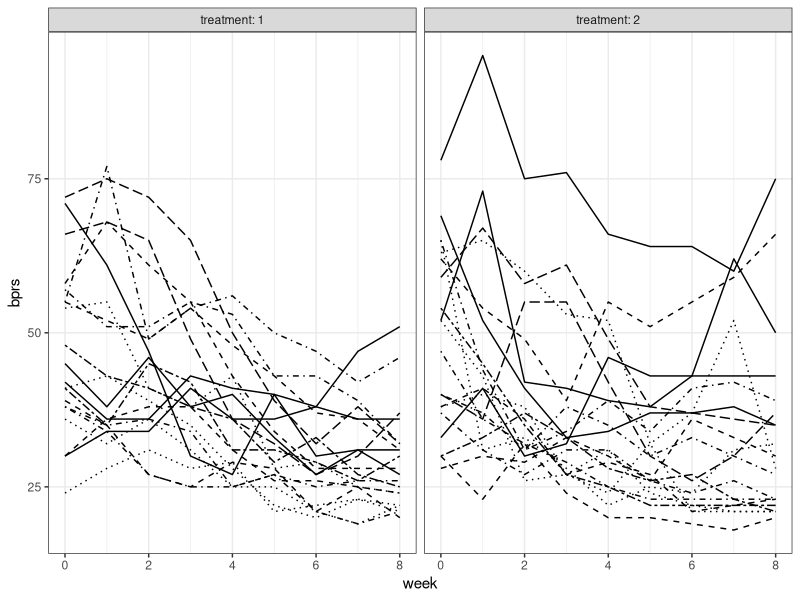
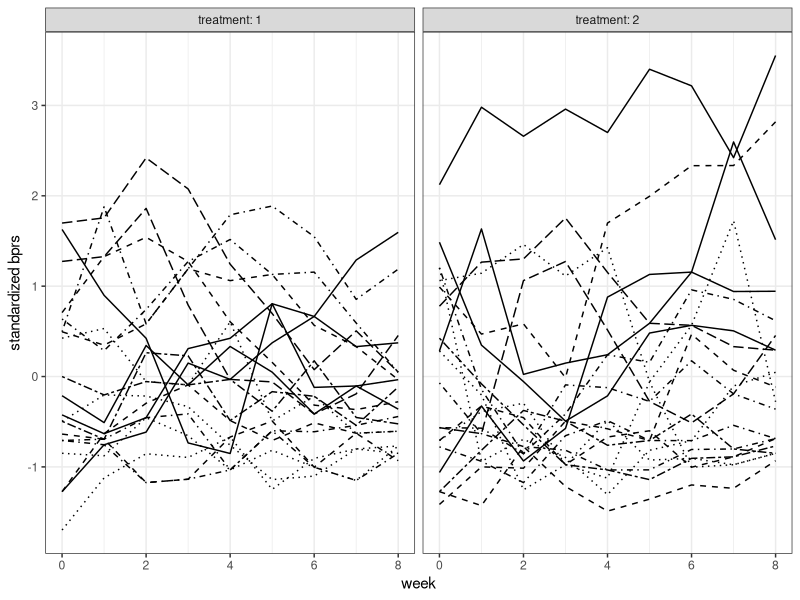
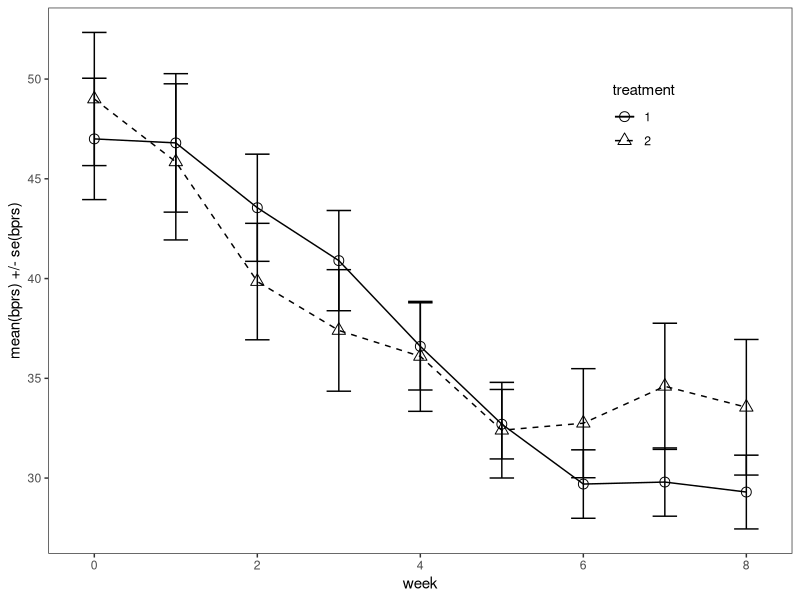
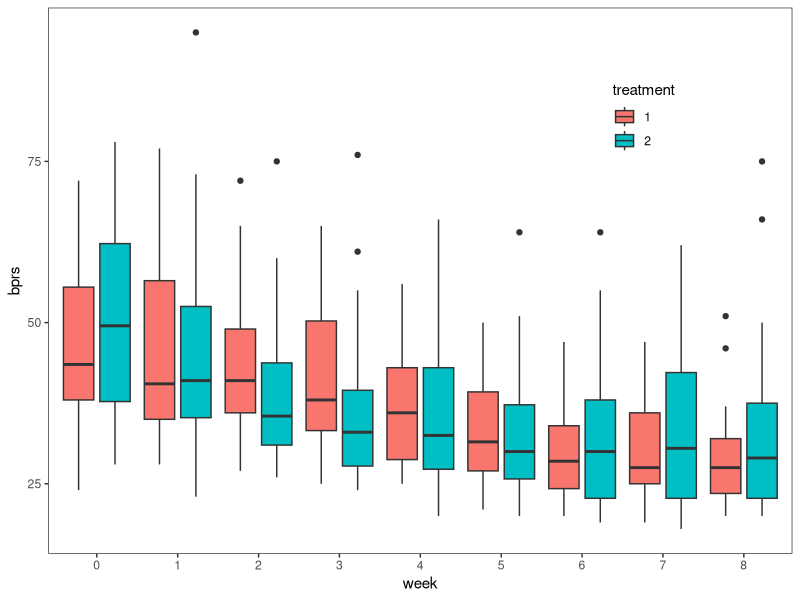
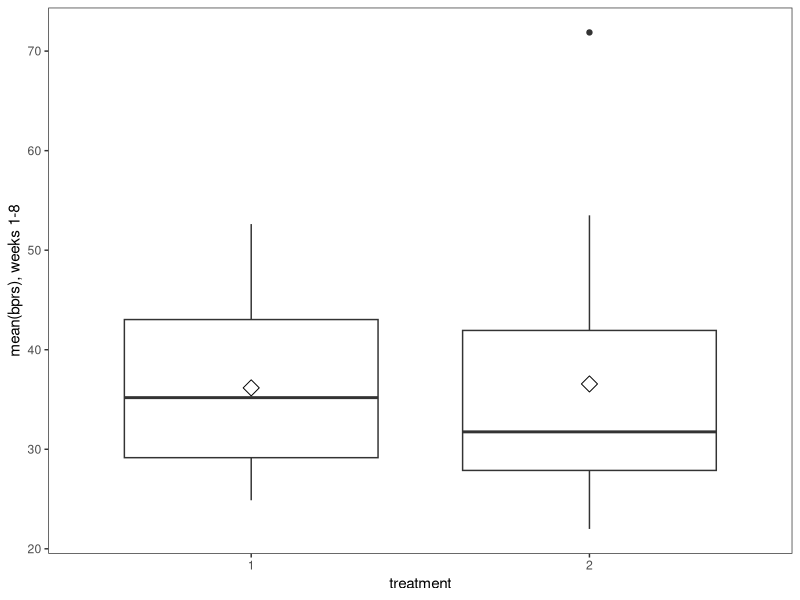
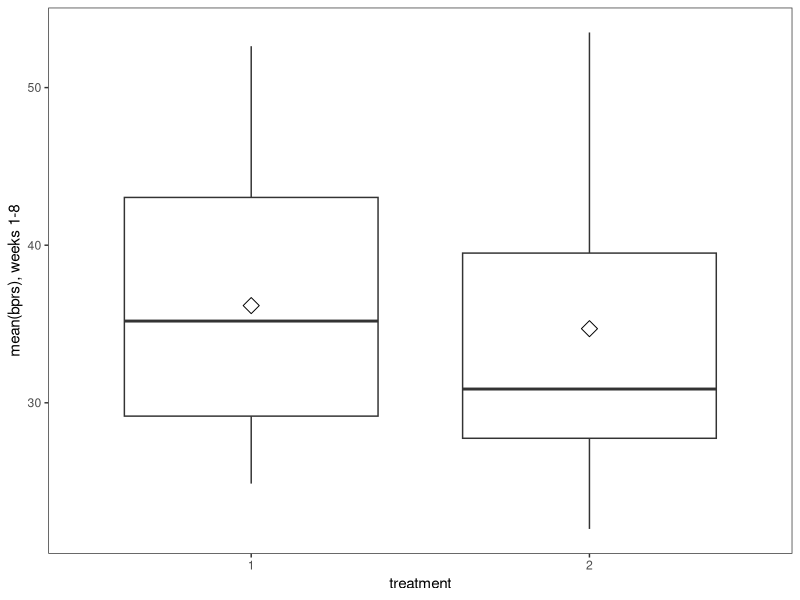

R code for these plots, in order:
## ---- chunk 1
knitr::opts_chunk$set(echo = TRUE)
## ---- chunk 2
library(tidyr); library(dplyr); library(ggplot2)

BPRS <- read.table("data/BPRS.txt", sep = ' ', header = TRUE)
BPRS <- within(BPRS, {
    treatment <- factor(treatment)
      subject <- factor(subject)
})

glimpse(BPRS)
head(BPRS)
tail(BPRS)

# Convert data to long form:
BPRSL <- gather(BPRS, key = weeks, value = bprs, week0:week8) %>%
  mutate(week = as.integer(substr(weeks, 5, 5)))

glimpse(BPRSL)
head(BPRSL)
tail(BPRSL)
## ---- chunk 3
p1 <- ggplot(BPRSL, aes(x = week, y = bprs, linetype = subject))
p2 <- p1 + geom_line() + scale_linetype_manual(values = rep(1:10, times=4))
p3 <- p2 + facet_grid(. ~ treatment, labeller = label_both)
p4 <- p3 + theme_bw() + theme(legend.position = "none")
p5 <- p4 + theme(panel.grid.minor.y = element_blank())
p6 <- p5 + scale_y_continuous(limits = c(min(BPRSL$bprs), max(BPRSL$bprs)))
p6
## ---- chunk 4
# Standardise the scores:
BPRSL <- BPRSL %>%
  group_by(week) %>%
  mutate( stdbprs = (bprs - mean(bprs))/sd(bprs) ) %>%
  ungroup()
glimpse(BPRSL)

p1 <- ggplot(BPRSL, aes(x = week, y = stdbprs, linetype = subject))
p2 <- p1 + geom_line() + scale_linetype_manual(values = rep(1:10, times=4))
p3 <- p2 + facet_grid(. ~ treatment, labeller = label_both)
p4 <- p3 + theme_bw() + theme(legend.position = "none")
p5 <- p4 + theme(panel.grid.minor.y = element_blank())
p6 <- p5 + scale_y_continuous(name = "standardized bprs")
p6
## ---- chunk 5
# Number of subjects (per group):
n <- 20
# Make a summary data:
BPRSS <- BPRSL %>%
  group_by(treatment, week) %>%
  summarise( mean=mean(bprs), se=sd(bprs)/sqrt(n) ) %>%
  ungroup()
glimpse(BPRSS)

p1 <- ggplot(BPRSS, aes(x = week, y = mean, linetype = treatment, shape = treatment))
p2 <- p1 + geom_line() + scale_linetype_manual(values = c(1,2))
p3 <- p2 + geom_point(size=3) + scale_shape_manual(values = c(1,2))
p4 <- p3 + geom_errorbar(aes(ymin=mean-se, ymax=mean+se, linetype="1"), width=0.3)
p5 <- p4 + theme_bw() + theme(panel.grid.major = element_blank(), panel.grid.minor = element_blank())
p6 <- p5 + theme(legend.position = c(0.8,0.8))
p7 <- p6 + scale_y_continuous(name = "mean(bprs) +/- se(bprs)")
p7
## ---- chunk 6
p1 <- ggplot(BPRSL, aes(x = factor(week), y = bprs, fill = treatment))
p2 <- p1 + geom_boxplot(position = position_dodge(width = 0.9))
p3 <- p2 + theme_bw() + theme(panel.grid.major = element_blank(), panel.grid.minor = element_blank())
p4 <- p3 + theme(legend.position = c(0.8,0.8))
p5 <- p4 + scale_x_discrete(name = "week")
# Black & White version:
#p6 <- p5 + scale_fill_grey(start = 0.5, end = 1)
p5
## ---- chunk 7
# Make a summary data of the post treatment weeks (1-8)
BPRSL8S <- BPRSL %>%
  filter(week > 0) %>%
  group_by(treatment, subject) %>%
  summarise( mean=mean(bprs) ) %>%
  ungroup()

glimpse(BPRSL8S)

p1 <- ggplot(BPRSL8S, aes(x = treatment, y = mean))
p2 <- p1 + geom_boxplot()
p3 <- p2 + theme_bw() + theme(panel.grid.major = element_blank(), panel.grid.minor = element_blank())
p4 <- p3 + stat_summary(fun.y = "mean", geom = "point", shape=23, size=4, fill = "white")
p5 <- p4 + scale_y_continuous(name = "mean(bprs), weeks 1-8")
p5
## ---- chunk 8
# Remove the outlier:
BPRSL8S1 <- BPRSL8S %>%
  filter(mean < 60)

glimpse(BPRSL8S1)

p1 <- ggplot(BPRSL8S1, aes(x = treatment, y = mean))
p2 <- p1 + geom_boxplot()
p3 <- p2 + theme_bw() + theme(panel.grid.major = element_blank(), panel.grid.minor = element_blank())
p4 <- p3 + stat_summary(fun.y = "mean", geom = "point", shape=23, size=4, fill = "white")
p5 <- p4 + scale_y_continuous(name = "mean(bprs), weeks 1-8")
p5
## ---- chunk 9
# Without the outlier, apply Student's t-test, two-sided:

t.test(mean ~ treatment, data = BPRSL8S1, var.equal = TRUE)
## ---- chunk 10
# Add the baseline from the original data as a new variable to the summary data:

baseline <- BPRS$week0
BPRSL8S2 <- BPRSL8S %>%
  mutate(baseline)

# Fit the ANCOVA model and see the results:

fit <- lm(mean ~ baseline + treatment, data = BPRSL8S2)

summary(fit)
anova(fit)
## ---- chunk 11
PAIN <- read.table("data/pain.txt", header = TRUE, sep = "\t")

PAIN <- within(PAIN, {
    group <- factor(group)
       id <- factor(id)
})

glimpse(PAIN)
## ---- chunk 12
# Convert data to long form:
PAINL <- gather(PAIN, key = mins, value = pain, -group, -id) %>%
  mutate(mins = as.integer(substr(mins,2,4)))

glimpse(PAINL)

# (1) Make a summary data of group means,
# removing subjects with any missing values:

PAINLS1 <- PAINL %>%
  group_by(group, id) %>%
  summarise( mean=mean(pain) ) %>%
  ungroup()

glimpse(PAINLS1)

# (2) Make a summary data of group means,
# now using the mean of available responses for each subject:

PAINLS2 <- PAINL %>%
  group_by(group, id) %>%
  summarise( mean=mean(pain, na.rm = TRUE) ) %>%
  ungroup()

glimpse(PAINLS2)

# Compare the t-test results:

t.test(mean ~ group, data = PAINLS1, var.equal = TRUE)
t.test(mean ~ group, data = PAINLS2, var.equal = TRUE)
